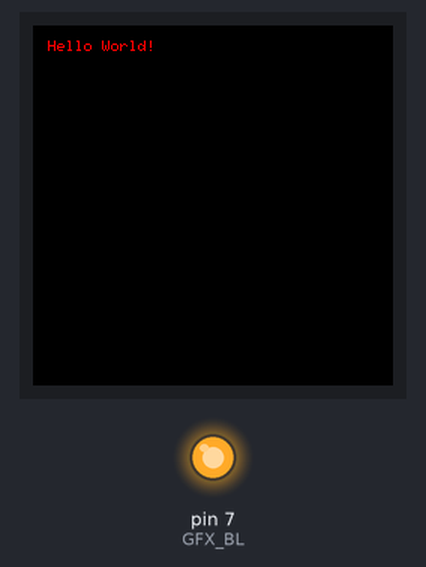
Recording of a sketch running on a simulated Arduino Nano, built with avr-gcc and run on an emulated ATmega328P. Shown: 240×240 colour display, output pins drawn as LEDs (lit = HIGH). Random numbers use the default seed unless the sketch sets one; what the sketch prints to the serial monitor is not drawn.

Above: at 0.2 s.
At 5.33 s:
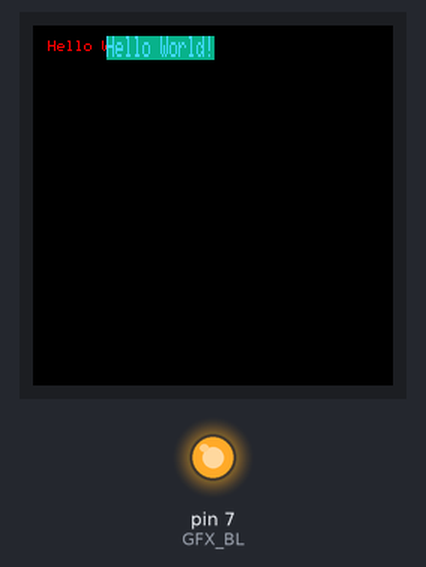
At 5.93 s:
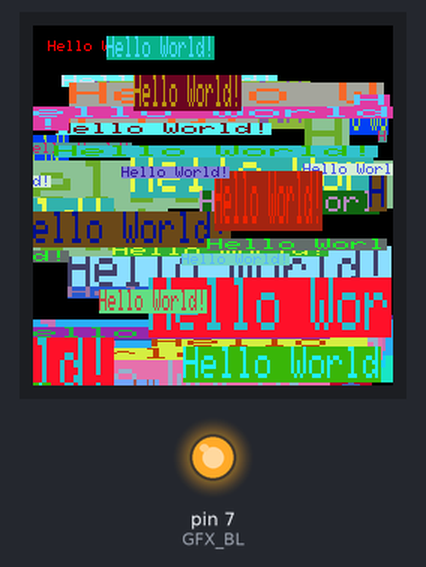
At 6.54 s:
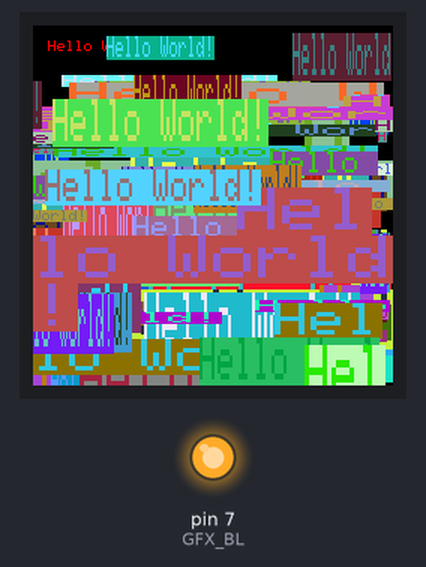
At 7.45 s:
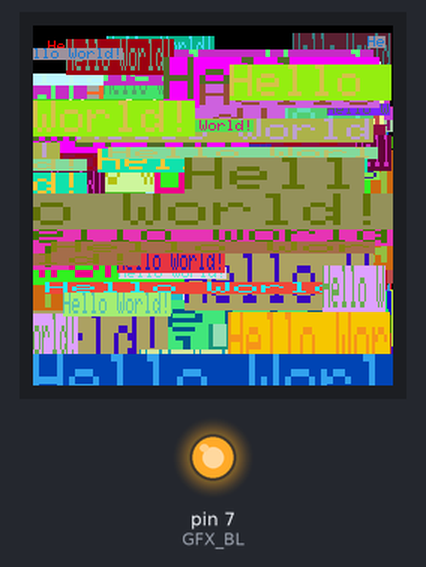
At 39.7 s:
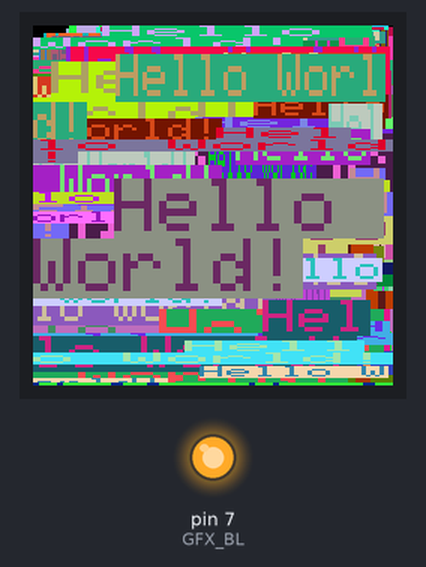

The sketch:

HelloWorld_display.ino
```cpp
/*******************************************************************************
 * Start of Arduino_GFX setting
 *
 * Arduino_GFX try to find the settings depends on selected board in Arduino IDE
 * Or you can define the display dev kit not in the board list
 * Defalult pin list for non display dev kit:
 * Arduino Nano, Micro and more: CS:  9, DC:  8, RST:  7, BL:  6, SCK: 13, MOSI: 11, MISO: 12
 * ESP32 various dev board     : CS:  5, DC: 27, RST: 33, BL: 22, SCK: 18, MOSI: 23, MISO: nil
 * ESP32-C3 various dev board  : CS:  7, DC:  2, RST:  1, BL:  3, SCK:  4, MOSI:  6, MISO: nil
 * ESP32-S2 various dev board  : CS: 34, DC: 38, RST: 33, BL: 21, SCK: 36, MOSI: 35, MISO: nil
 * ESP32-S3 various dev board  : CS: 40, DC: 41, RST: 42, BL: 48, SCK: 36, MOSI: 35, MISO: nil
 * ESP8266 various dev board   : CS: 15, DC:  4, RST:  2, BL:  5, SCK: 14, MOSI: 13, MISO: 12
 * Raspberry Pi Pico dev board : CS: 17, DC: 27, RST: 26, BL: 28, SCK: 18, MOSI: 19, MISO: 16
 * RTL8720 BW16 old patch core : CS: 18, DC: 17, RST:  2, BL: 23, SCK: 19, MOSI: 21, MISO: 20
 * RTL8720_BW16 Official core  : CS:  9, DC:  8, RST:  6, BL:  3, SCK: 10, MOSI: 12, MISO: 11
 * RTL8722 dev board           : CS: 18, DC: 17, RST: 22, BL: 23, SCK: 13, MOSI: 11, MISO: 12
 * RTL8722_mini dev board      : CS: 12, DC: 14, RST: 15, BL: 13, SCK: 11, MOSI:  9, MISO: 10
 * Seeeduino XIAO dev board    : CS:  3, DC:  2, RST:  1, BL:  0, SCK:  8, MOSI: 10, MISO:  9
 * Teensy 4.1 dev board        : CS: 39, DC: 41, RST: 40, BL: 22, SCK: 13, MOSI: 11, MISO: 12
 ******************************************************************************/
#include <Arduino_GFX_Library.h>
#define GFX_BL 7 // default backlight pin, you may replace DF_GFX_BL to actual backlight pin
//.isr_cpu_id = 0, // Use CPU 0 as default
/* More dev device declaration: https://github.com/moononournation/Arduino_GFX/wiki/Dev-Device-Declaration */
#if defined(DISPLAY_DEV_KIT)
Arduino_GFX *gfx = create_default_Arduino_GFX();
#else /* !defined(DISPLAY_DEV_KIT) */

/* More data bus class: https://github.com/moononournation/Arduino_GFX/wiki/Data-Bus-Class */
Arduino_DataBus *bus = new Arduino_ESP32SPI(9 /* DC */, 10 /* CS */, 12 /* SCK */, 11 /* MOSI */, GFX_NOT_DEFINED /* MISO */);

/* More display class: https://github.com/moononournation/Arduino_GFX/wiki/Display-Class */
Arduino_GFX *gfx = new Arduino_GC9A01(bus, 8 /* RST */, 3 /* rotation */, true /* IPS */);

#endif /* !defined(DISPLAY_DEV_KIT) */
/*******************************************************************************
 * End of Arduino_GFX setting
 ******************************************************************************/

void setup(void)
{
  Serial.begin(115200);
  // Serial.setDebugOutput(true);
  // while(!Serial);
  Serial.println("Arduino_GFX Hello World example");

#ifdef GFX_EXTRA_PRE_INIT
  GFX_EXTRA_PRE_INIT();
#endif

  // Init Display
  if (!gfx->begin())
  {
    Serial.println("gfx->begin() failed!");
  }
  gfx->fillScreen(BLACK);

#ifdef GFX_BL
  pinMode(GFX_BL, OUTPUT);
  digitalWrite(GFX_BL, HIGH);
#endif

  gfx->setCursor(10, 10);
  gfx->setTextColor(RED);
  gfx->println("Hello World!");

  delay(5000); // 5 seconds
}

void loop()
{
  gfx->setCursor(random(gfx->width()), random(gfx->height()));
  gfx->setTextColor(random(0xffff), random(0xffff));
  gfx->setTextSize(random(6) /* x scale */, random(6) /* y scale */, random(2) /* pixel_margin */);
  gfx->println("Hello World!");

  delay(10); // 1 second
}
```
